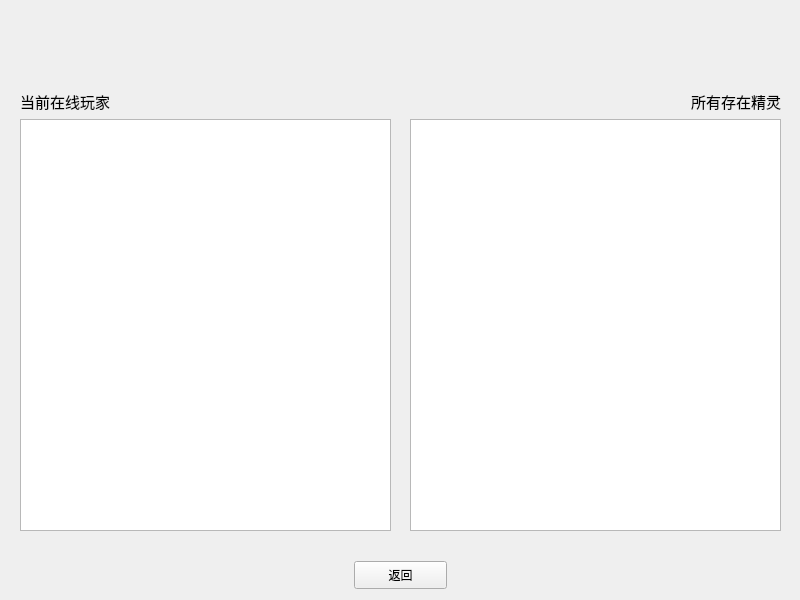
<?xml version="1.0" encoding="UTF-8"?>
<ui version="4.0">
 <class>worldPage</class>
 <widget class="QWidget" name="worldPage">
  <property name="geometry">
   <rect>
    <x>0</x>
    <y>0</y>
    <width>800</width>
    <height>600</height>
   </rect>
  </property>
  <property name="minimumSize">
   <size>
    <width>800</width>
    <height>600</height>
   </size>
  </property>
  <property name="maximumSize">
   <size>
    <width>800</width>
    <height>600</height>
   </size>
  </property>
  <property name="windowTitle">
   <string>Form</string>
  </property>
  <widget class="QPushButton" name="pushButton">
   <property name="geometry">
    <rect>
     <x>354</x>
     <y>561</y>
     <width>93</width>
     <height>28</height>
    </rect>
   </property>
   <property name="text">
    <string>返回</string>
   </property>
  </widget>
  <widget class="QLabel" name="label_3">
   <property name="geometry">
    <rect>
     <x>270</x>
     <y>20</y>
     <width>231</width>
     <height>61</height>
    </rect>
   </property>
   <property name="text">
    <string/>
   </property>
   <property name="pixmap">
    <pixmap resource="image.qrc">:/resource/Pokemon2.png</pixmap>
   </property>
   <property name="scaledContents">
    <bool>true</bool>
   </property>
  </widget>
  <widget class="QWidget" name="">
   <property name="geometry">
    <rect>
     <x>20</x>
     <y>90</y>
     <width>371</width>
     <height>441</height>
    </rect>
   </property>
   <layout class="QVBoxLayout" name="verticalLayout_2">
    <item>
     <widget class="QLabel" name="label">
      <property name="font">
       <font>
        <pointsize>11</pointsize>
        <weight>50</weight>
        <bold>false</bold>
       </font>
      </property>
      <property name="text">
       <string>当前在线玩家</string>
      </property>
     </widget>
    </item>
    <item>
     <widget class="QTableView" name="userTable">
      <property name="styleSheet">
       <string notr="true"/>
      </property>
     </widget>
    </item>
   </layout>
  </widget>
  <widget class="QWidget" name="">
   <property name="geometry">
    <rect>
     <x>410</x>
     <y>90</y>
     <width>371</width>
     <height>441</height>
    </rect>
   </property>
   <layout class="QVBoxLayout" name="verticalLayout">
    <item>
     <widget class="QLabel" name="label_2">
      <property name="font">
       <font>
        <pointsize>11</pointsize>
        <weight>50</weight>
        <bold>false</bold>
       </font>
      </property>
      <property name="focusPolicy">
       <enum>Qt::ClickFocus</enum>
      </property>
      <property name="layoutDirection">
       <enum>Qt::LeftToRight</enum>
      </property>
      <property name="text">
       <string>所有存在精灵</string>
      </property>
      <property name="alignment">
       <set>Qt::AlignRight|Qt::AlignTrailing|Qt::AlignVCenter</set>
      </property>
     </widget>
    </item>
    <item>
     <widget class="QTableView" name="pokemonTable">
      <property name="styleSheet">
       <string notr="true"/>
      </property>
     </widget>
    </item>
   </layout>
  </widget>
 </widget>
 <resources>
  <include location="image.qrc"/>
 </resources>
 <connections/>
</ui>
